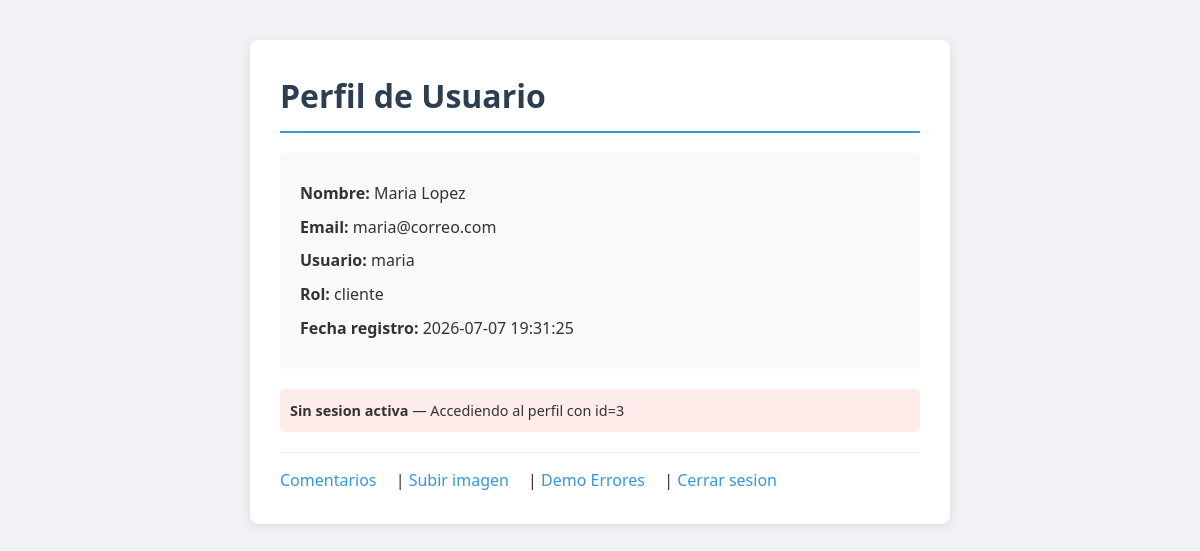
Screenshot of /perfil.php?id=3 with the database file from the repository.
### tables this page shows
CREATE TABLE IF NOT EXISTS usuarios (
  id            INT AUTO_INCREMENT PRIMARY KEY,
  nombre        VARCHAR(100)  NOT NULL,
  email         VARCHAR(150)  NOT NULL UNIQUE,
  usuario       VARCHAR(50)   NOT NULL UNIQUE,
  password      VARCHAR(255)  NOT NULL,
  rol           ENUM('cliente', 'admin') NOT NULL DEFAULT 'cliente',
  fecha_registro DATETIME     NOT NULL DEFAULT CURRENT_TIMESTAMP
);

### perfil.php (the view, shortened to what this page needs)
<?php
require_once 'conexion.php';
$id = $_GET['id'] ?? 1;
$sql = "SELECT * FROM usuarios WHERE id = $id";
$usuario = $pdo->query($sql)->fetch(PDO::FETCH_ASSOC);
?>
<!DOCTYPE html>
<html lang="es">
<head>
    <link rel="stylesheet" href="style.css">
</head>
<body>
    <div class="container">
        <h1>Perfil de Usuario</h1>
        <div class="perfil">
            <p><strong>Nombre:</strong>     <?php echo $usuario['nombre']; ?></p>
            <p><strong>Email:</strong>       <?php echo $usuario['email']; ?></p>
            <p><strong>Usuario:</strong>     <?php echo $usuario['usuario']; ?></p>
            <p><strong>Rol:</strong>         <?php echo $usuario['rol']; ?></p>
            <p><strong>Fecha registro:</strong> <?php echo $usuario['fecha_registro']; ?></p>
        </div>
        <?php if (isset($_SESSION['id_usuario'])): ?>
            <div style="background:#f8f9fa;padding:10px;border-radius:5px;margin-bottom:15px;font-size:0.9em;">
                <strong>Sesion activa:</strong>
                <?php echo $_SESSION['usuario']; ?>
                (ID: <?php echo $_SESSION['id_usuario']; ?>, Rol: <?php echo $_SESSION['rol']; ?>)
                &mdash; Viendo perfil con <strong>id=<?php echo (int)$id; ?></strong>
            </div>
        <?php else: ?>
            <div style="background:#fdecea;padding:10px;border-radius:5px;margin-bottom:15px;font-size:0.9em;">
                <strong>Sin sesion activa</strong> &mdash; Accediendo al perfil con id=<?php echo (int)$id; ?>
            </div>
        <?php endif; ?>
        <nav>
            <a href="comentarios.php">Comentarios</a> |
            <a href="upload.php">Subir imagen</a> |
            <a href="error_demo.php">Demo Errores</a> |
            <a href="login.php">Cerrar sesion</a>
        </nav>
    </div>
</body>
</html>

### style.css (style rules this page uses)
* { margin: 0; padding: 0; box-sizing: border-box; }
body { font-family: 'Segoe UI', Tahoma, Geneva, Verdana, sans-serif; background-color: #f0f2f5; color: #333; line-height: 1.6; }
.container { max-width: 700px; margin: 40px auto; padding: 30px; background: #fff; border-radius: 8px; box-shadow: 0 2px 10px rgba(0, 0, 0, 0.1); }
h1 { color: #2c3e50; margin-bottom: 20px; padding-bottom: 10px; border-bottom: 2px solid #3498db; }
.perfil { background: #f8f9fa; padding: 20px; border-radius: 5px; margin-bottom: 20px; }
.perfil p { margin: 8px 0; }
nav { margin-top: 20px; padding-top: 15px; border-top: 1px solid #eee; }
nav a { color: #3498db; text-decoration: none; margin-right: 15px; }

### rows the page displays
usuarios: nombre "Maria Lopez", email "maria@correo.com", usuario "maria", rol "cliente", fecha_registro "2026-07-07 19:31:25"

### other values shown
$id "3"
